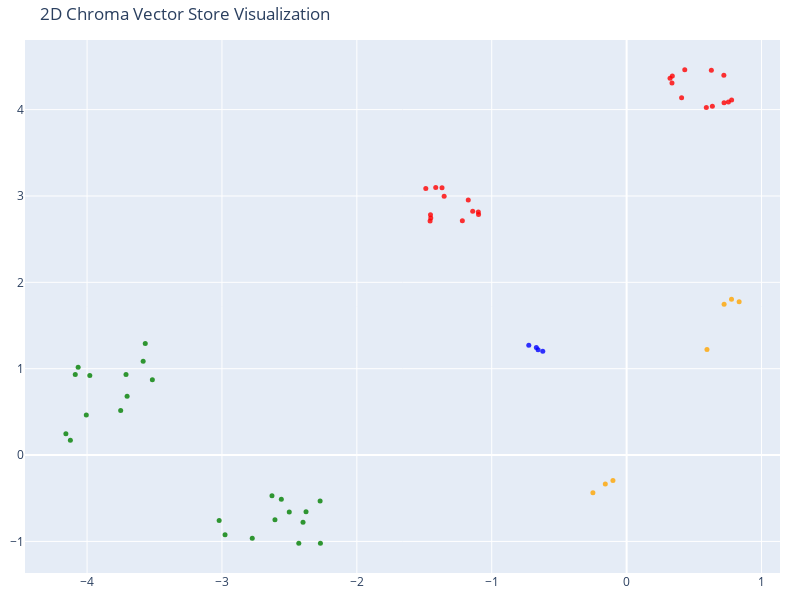

The cell this chart's notebook holds for it:
### Code cell
# Initialize t-SNE for dimensionality reduction
tsne = TSNE(n_components=2, random_state=42)
reduced_vectors = tsne.fit_transform(vectors)

# Create the 2D scatter plot using Plotly
fig = go.Figure(data=[go.Scatter(
    x=reduced_vectors[:, 0],
    y=reduced_vectors[:, 1],
    mode='markers',
    marker=dict(size=5, color=colors, opacity=0.8),
    text=[f"Type: {t}<br>Text: {d[:100]}..." for t, d in zip(doc_types, documents)],
    hoverinfo='text'
)])

fig.update_layout(
    title='2D Chroma Vector Store Visualization',
    scene=dict(xaxis_title='x', yaxis_title='y'),
    width=800,
    height=600,
    margin=dict(r=20, b=10, l=10, t=40)
)

fig.show()

### Figure 1 — Plotly figure (JSON) as saved in the notebook; plotly's stock layout.template omitted (floating-point values rounded to 4 significant figures)
{"data": [{"hoverinfo": "text", "marker": {"color": ["orange", "orange", "orange", "orange", "orange", "orange", "orange", "red", "red", "red", "red", "red", "red", "red", "red", "red", "red", "red", "red", "red", "red", "red", "red", "red", "red", "red", "red", "red", "red", "red", "red", "green", "green", "green", "green", "green", "green", "green", "green", "green", "green", "green", "green", "green", "green", "green", "green", "green", "green", "green", "green", "green", "green", "green", "green", "blue", "blue", "blue", "blue"], "opacity": 0.8, "size": 5}, "mode": "markers", "text": ["Type: company<br>Text: # About Chain Reactions Africa\nChain Reactions Africa is a strategic communications and public relat...", "Type: company<br>Text: # Careers at Chain Reactions\nAt Chain Reactions Africa, we foster a dynamic workplace where creativi...", "Type: company<br>Text: # Israel “Jaiye” Opayemi – CEO of Chain Reactions Africa\n\n## 👤 About\nIsrael Opayemi is the **Managin...", "Type: company<br>Text: ## 🏆 Achievements\n\n### SABRE Awards\n- **2024**: 7 trophies for campaigns including Lagos Blue Rail, ...", "Type: company<br>Text: - **LaPRIGA 2023**:\n  - PR Practitioner of the Year – Israel Opayemi\n  - Best in Risk and Political ...", "Type: company<br>Text: # Our Mission\nTo be the most innovative and effective public relations firm in Africa, helping brand...", "Type: company<br>Text: # Company Overview\nChain Reactions Africa partners with corporations, governments, and institutions ...", "Type: contracts<br>Text: # Contract with ClientCorp 1 Ltd.\n\n## Terms\n\n1. *Parties Involved*: This agreement is between Chain ...", "Type: contracts<br>Text: ---\n\n**Signatures**\n\n*Chain Reactions Africa*  \n_____________________________  \nAuthorized Signature...", "Type: contracts<br>Text: # Contract with ClientCorp 10 Ltd.\n\n## Terms\n\n1. *Parties Involved*: This agreement is between Chain...", "Type: contracts<br>Text: ---\n\n**Signatures**\n\n*Chain Reactions Africa*  \n_____________________________  \nAuthorized Signature...", "Type: contracts<br>Text: # Contract with ClientCorp 11 Ltd.\n\n## Terms\n\n1. *Parties Involved*: This agreement is between Chain...", "Type: contracts<br>Text: ---\n\n**Signatures**\n\n*Chain Reactions Africa*  \n_____________________________  \nAuthorized Signature...", "Type: contracts<br>Text: # Contract with ClientCorp 12 Ltd.\n\n## Terms\n\n1. *Parties Involved*: This agreement is between Chain...", "Type: contracts<br>Text: ---\n\n**Signatures**\n\n*Chain Reactions Africa*  \n_____________________________  \nAuthorized Signature...", "Type: contracts<br>Text: # Contract with ClientCorp 2 Ltd.\n\n## Terms\n\n1. *Parties Involved*: This agreement is between Chain ...", "Type: contracts<br>Text: ---\n\n**Signatures**\n\n*Chain Reactions Africa*  \n_____________________________  \nAuthorized Signature...", "Type: contracts<br>Text: # Contract with ClientCorp 3 Ltd.\n\n## Terms\n\n1. *Parties Involved*: This agreement is between Chain ...", "Type: contracts<br>Text: ---\n\n**Signatures**\n\n*Chain Reactions Africa*  \n_____________________________  \nAuthorized Signature...", "Type: contracts<br>Text: # Contract with ClientCorp 4 Ltd.\n\n## Terms\n\n1. *Parties Involved*: This agreement is between Chain ...", "Type: contracts<br>Text: ---\n\n**Signatures**\n\n*Chain Reactions Africa*  \n_____________________________  \nAuthorized Signature...", "Type: contracts<br>Text: # Contract with ClientCorp 5 Ltd.\n\n## Terms\n\n1. *Parties Involved*: This agreement is between Chain ...", "Type: contracts<br>Text: ---\n\n**Signatures**\n\n*Chain Reactions Africa*  \n_____________________________  \nAuthorized Signature...", "Type: contracts<br>Text: # Contract with ClientCorp 6 Ltd.\n\n## Terms\n\n1. *Parties Involved*: This agreement is between Chain ...", "Type: contracts<br>Text: ---\n\n**Signatures**\n\n*Chain Reactions Africa*  \n_____________________________  \nAuthorized Signature...", "Type: contracts<br>Text: # Contract with ClientCorp 7 Ltd.\n\n## Terms\n\n1. *Parties Involved*: This agreement is between Chain ...", "Type: contracts<br>Text: ---\n\n**Signatures**\n\n*Chain Reactions Africa*  \n_____________________________  \nAuthorized Signature...", "Type: contracts<br>Text: # Contract with ClientCorp 8 Ltd.\n\n## Terms\n\n1. *Parties Involved*: This agreement is between Chain ...", "Type: contracts<br>Text: ---\n\n**Signatures**\n\n*Chain Reactions Africa*  \n_____________________________  \nAuthorized Signature...", "Type: contracts<br>Text: # Contract with ClientCorp 9 Ltd.\n\n## Terms\n\n1. *Parties Involved*: This agreement is between Chain ...", "Type: contracts<br>Text: ---\n\n**Signatures**\n\n*Chain Reactions Africa*  \n_____________________________  \nAuthorized Signature...", "Type: employees<br>Text: # HR Record\n\n# Anne Mccarty\n\n## Summary\n- *Date of Birth:* June 13, 1991  \n- *Job Title:* PR Campaig...", "Type: employees<br>Text: - *2023:*  \n  - Managed multi-stakeholder project with 95% delivery efficiency.  \n  - Trained two ju...", "Type: employees<br>Text: # HR Record\n\n# Dylan Morgan\n\n## Summary\n- *Date of Birth:* April 17, 1974  \n- *Job Title:* Digital C...", "Type: employees<br>Text: - *2024:*  \n  - Managed multi-stakeholder project with 95% delivery efficiency.  \n  - Trained two ju...", "Type: employees<br>Text: # HR Record\n\n# Danielle Johnson\n\n## Summary\n- *Date of Birth:* June 28, 1987  \n- *Job Title:* Media ...", "Type: employees<br>Text: - *2025:*  \n  - Managed multi-stakeholder project with 95% delivery efficiency.  \n  - Trained two ju...", "Type: employees<br>Text: # HR Record\n\n# Larry Peterson\n\n## Summary\n- *Date of Birth:* January 14, 1972  \n- *Job Title:* Digit...", "Type: employees<br>Text: - *2022:*  \n  - Managed multi-stakeholder project with 95% delivery efficiency.  \n  - Trained two ju...", "Type: employees<br>Text: # HR Record\n\n# Stephen Matthews\n\n## Summary\n- *Date of Birth:* September 17, 1998  \n- *Job Title:* C...", "Type: employees<br>Text: - *2024:*  \n  - Managed multi-stakeholder project with 95% delivery efficiency.  \n  - Trained two ju...", "Type: employees<br>Text: # HR Record\n\n# Anna Barker\n\n## Summary\n- *Date of Birth:* September 08, 1975  \n- *Job Title:* Brand ...", "Type: employees<br>Text: - *2025:*  \n  - Managed multi-stakeholder project with 95% delivery efficiency.  \n  - Trained two ju...", "Type: employees<br>Text: # HR Record\n\n# Abigail Espinoza\n\n## Summary\n- *Date of Birth:* February 08, 1986  \n- *Job Title:* Me...", "Type: employees<br>Text: - *2022:*  \n  - Managed multi-stakeholder project with 95% delivery efficiency.  \n  - Trained two ju...", "Type: employees<br>Text: # HR Record\n\n# Catherine Jones\n\n## Summary\n- *Date of Birth:* September 01, 1969  \n- *Job Title:* Cl...", "Type: employees<br>Text: - *2023:*  \n  - Managed multi-stakeholder project with 95% delivery efficiency.  \n  - Trained two ju...", "Type: employees<br>Text: # HR Record\n\n# Manuel Pierce\n\n## Summary\n- *Date of Birth:* January 02, 1988  \n- *Job Title:* Brand ...", "Type: employees<br>Text: - *2024:*  \n  - Managed multi-stakeholder project with 95% delivery efficiency.  \n  - Trained two ju...", "Type: employees<br>Text: # HR Record\n\n# Hannah Daniels\n\n## Summary\n- *Date of Birth:* May 07, 2000  \n- *Job Title:* Client Se...", "Type: employees<br>Text: - *2025:*  \n  - Managed multi-stakeholder project with 95% delivery efficiency.  \n  - Trained two ju...", "Type: employees<br>Text: # HR Record\n\n# John Anderson Jr.\n\n## Summary\n- *Date of Birth:* January 30, 1972  \n- *Job Title:* Br...", "Type: employees<br>Text: - *2022:*  \n  - Managed multi-stakeholder project with 95% delivery efficiency.  \n  - Trained two ju...", "Type: employees<br>Text: # HR Record\n\n# James Martinez\n\n## Summary\n- *Date of Birth:* September 10, 1996  \n- *Job Title:* PR ...", "Type: employees<br>Text: - *2023:*  \n  - Managed multi-stakeholder project with 95% delivery efficiency.  \n  - Trained two ju...", "Type: products<br>Text: # Product Summary\n\n# Brand Strategy\n\n## Summary\n\nBrand Strategy is one of Chain Reactions Africa’s l...", "Type: products<br>Text: # Product Summary\n\n# Crisis Management\n\n## Summary\n\nCrisis Management is one of Chain Reactions Afri...", "Type: products<br>Text: # Product Summary\n\n# Digital Campaigns\n\n## Summary\n\nDigital Campaigns is one of Chain Reactions Afri...", "Type: products<br>Text: # Product Summary\n\n# Media Relations\n\n## Summary\n\nMedia Relations is one of Chain Reactions Africa’s..."], "type": "scatter", "x": [0.7776, 0.8342, -0.1012, -0.2498, -0.1579, 0.5958, 0.7228, -1.353, 0.4077, -1.489, 0.7547, -1.454, 0.6358, -1.457, 0.591, -1.452, 0.3363, -1.098, 0.3391, -1.415, 0.3221, -1.369, 0.4312, -1.174, 0.6284, -1.141, 0.7211, -1.099, 0.7224, -1.218, 0.7785, -4.157, -2.977, -3.584, -2.272, -3.711, -2.56, -3.569, -2.27, -4.088, -2.377, -4.124, -3.021, -3.516, -2.43, -4.066, -2.607, -3.751, -2.399, -3.98, -2.629, -3.703, -2.501, -4.006, -2.775, -0.6215, -0.6564, -0.7252, -0.6693], "y": [1.805, 1.776, -0.2941, -0.4356, -0.334, 1.224, 1.748, 2.998, 4.137, 3.087, 4.087, 2.783, 4.04, 2.71, 4.025, 2.744, 4.308, 2.786, 4.39, 3.099, 4.365, 3.094, 4.461, 2.953, 4.457, 2.823, 4.399, 2.815, 4.079, 2.714, 4.111, 0.2457, -0.9235, 1.085, -0.5317, 0.9314, -0.5128, 1.29, -1.021, 0.9314, -0.6551, 0.1701, -0.758, 0.873, -1.021, 1.016, -0.7504, 0.5169, -0.7778, 0.9209, -0.4707, 0.6812, -0.6594, 0.464, -0.9627, 1.202, 1.22, 1.273, 1.246]}], "layout": {"height": 600, "margin": {"b": 10, "l": 10, "r": 20, "t": 40}, "scene": {"xaxis": {"title": {"text": "x"}}, "yaxis": {"title": {"text": "y"}}}, "title": {"text": "2D Chroma Vector Store Visualization"}, "width": 800, "xaxis": {"autorange": true, "range": [-4.46, 1.137], "type": "linear"}, "yaxis": {"autorange": true, "range": [-1.366, 4.806], "type": "linear"}}}
